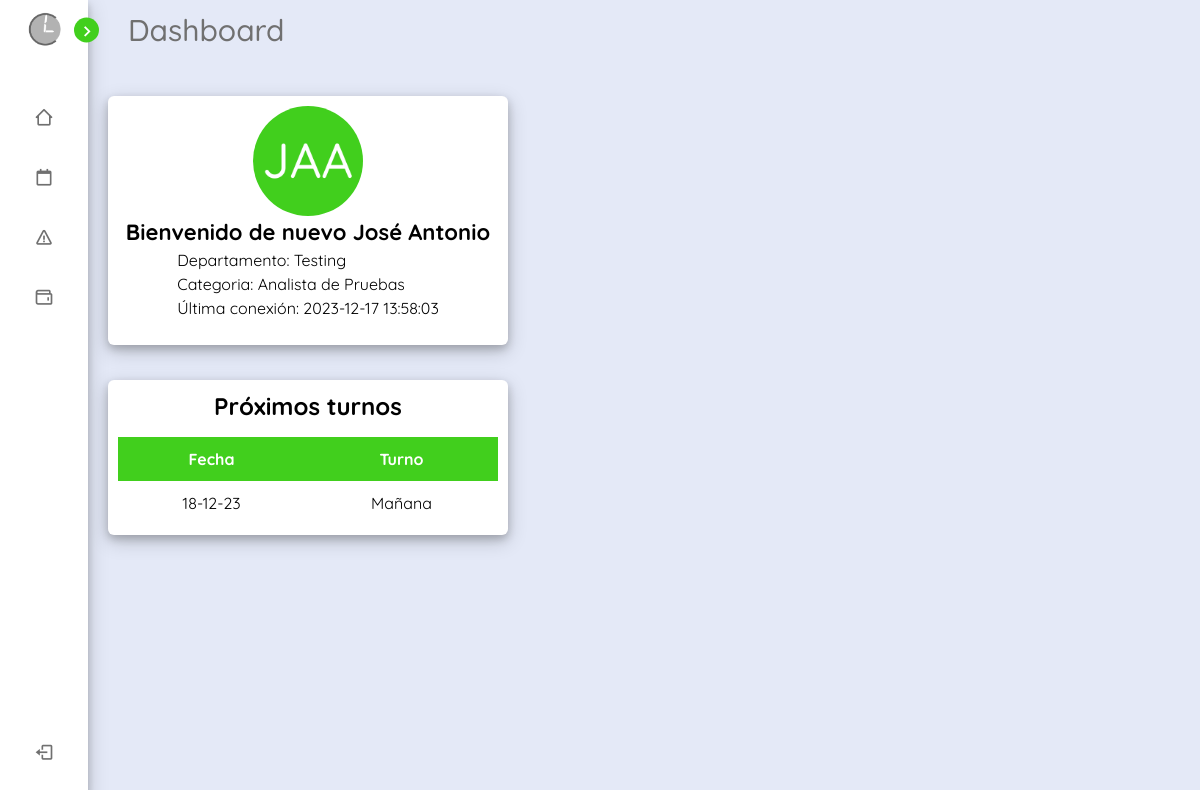
The page /sites/my-portal.php (signed in) on the database its author committed.
### tables this page shows
CREATE TABLE `empleados` (
  `dni` varchar(9) NOT NULL,
  `nombre` varchar(50) NOT NULL,
  `apellido1` varchar(50) NOT NULL,
  `apellido2` varchar(50) DEFAULT NULL,
  `IBAN` varchar(50) NOT NULL,
  `mail` varchar(80) NOT NULL,
  `n_categoria` int(10) DEFAULT NULL,
  `n_departamento` int(10) DEFAULT NULL
);

CREATE TABLE `departamentos` (
  `id_departamento` int(10) NOT NULL,
  `nombre` varchar(50) NOT NULL,
  `presupuesto` decimal(10,2) NOT NULL,
  `gastos` decimal(10,2) NOT NULL DEFAULT 0.00
);

CREATE TABLE `categorias` (
  `id_categoria` int(10) NOT NULL,
  `id_departamento` int(10) NOT NULL,
  `nombre` varchar(50) NOT NULL,
  `sueldo_normal` decimal(9,2) NOT NULL,
  `sueldo_plus` decimal(9,2) NOT NULL
);

CREATE TABLE `userweb` (
  `id` int(9) NOT NULL,
  `username` varchar(20) NOT NULL,
  `userpassword` varchar(64) NOT NULL,
  `rol` int(9) NOT NULL,
  `dniusuarioweb` varchar(9) NOT NULL,
  `lastlogout` datetime NOT NULL DEFAULT current_timestamp() ON UPDATE current_timestamp(),
  `lastchangepassword` datetime DEFAULT NULL
);

CREATE TABLE `turnos_publicados` (
  `id_turnoP` int(9) NOT NULL,
  `categoria` int(9) DEFAULT NULL,
  `departamento` int(9) DEFAULT NULL,
  `fecha` date DEFAULT NULL,
  `hora_fichaje_entrada` datetime DEFAULT NULL,
  `hora_fichaje_salida` datetime DEFAULT NULL,
  `dni` varchar(9) DEFAULT NULL,
  `id_turno` int(9) NOT NULL
);

CREATE TABLE `turnos` (
  `id_turno` int(9) NOT NULL,
  `nombre` varchar(40) NOT NULL,
  `hora_entrada` time NOT NULL,
  `hora_salida` time NOT NULL,
  `plus` tinyint(1) NOT NULL
);

### scripts/php/login/datosTrabajadorLogin.php (called while the page is built, shortened)
<?php
function obtenerDatosEmpleado($conexion, $dniWeb){
    $array = array(
        "dni" => "",
        "nombre" => "",
        "apellidos" => "",
        "nombreCat" => "",
        "nombreDep" => "",
        "lastlogout" => "",
        "rol" => "",
    );
    $dni = "";
    $nombre = "";
    $apellidos = "";
    $nombreCat = "";
    $nombreDep = "";
    $lastlogout = "";
    $rol = "";
    if ($conexion->connect_error) {
        die("Error de conexión: " . $conexion->connect_error);
    } else {
        $query = "SELECT e.dni, e.nombre, CONCAT(e.apellido1,' ',e.apellido2) AS 'apellidos', c.nombre, d.nombre, u.lastlogout, uw.rol FROM empleados e INNER JOIN departamentos d ON
        d.id_departamento = e.n_departamento
        INNER JOIN categorias c ON c.id_categoria = e.n_categoria
        INNER JOIN userweb u ON e.dni = u.dniusuarioweb
        INNER JOIN userweb uw ON e.dni = uw.dniusuarioweb
        WHERE e.dni = ?";
        $stm = $conexion->prepare($query);
        $stm->bind_param("s", $dniWeb);
        $stm->execute();
        $stm->store_result();
        $stm->bind_result(
            $dni,
            $nombre,
            $apellidos,
            $nombreCat,
            $nombreDep,
            $lastlogout,
            $rol
        );
        $array["dni"] = $dni;
        $array["nombre"] = $nombre;
        $array["apellidos"] = $apellidos;
        $array["nombreCat"] = $nombreCat;
        $array["nombreDep"] = $nombreDep;
        $array["lastlogout"] = $lastlogout;
        $array["rol"] = $rol;
    }
    return $array;
}
function obtenerHorarios($conexion, $dniWeb)
{
    $array = array(
        "fechaTurno" => "",
        "turno"=> "",
        "fechaF" => ""
    );
    $fecha = "";
    $nombreT = "";
    $fechaFichar ="";
    $query = "SELECT tp.fecha, t.nombre, tp.hora_fichaje_entrada FROM turnos_publicados tp INNER JOIN turnos t ON t.id_turno = tp.id_turno WHERE tp.dni = ?";
    $stm = $conexion->prepare($query);
    $stm->bind_param("s", $dniWeb);
    $stm->execute();
    $stm->store_result();
    $stm->bind_result($fecha, $nombreT, $fechaFichar);
    $array["fechaTurno"] = $fecha;
    $array["turno"] = $nombreT;
    $array["fechaF"] = $fechaFichar;
    return $array;
}

### sites/my-portal.php (the view, shortened to what this page needs)
<?php
include('../scripts/php/seguridad/conexion.php');
include('../scripts/php/login/datosTrabajadorLogin.php');
$userLogin = $_SESSION["userwebdni"];
$datosUserLogin = obtenerDatosEmpleado($conexion, $userLogin);
$datosHorarios = obtenerHorarios($conexion, $userLogin);
$result = array_merge($datosUserLogin, $datosHorarios);
?>
<!DOCTYPE html>
<html lang="es">
<head>
    <link href="../css/dashboard.css" rel="stylesheet" />
    <link href="https://unpkg.com/boxicons@2.1.4/css/boxicons.min.css" rel="stylesheet" />
    <script src="https://cdn.tailwindcss.com"></script>
</head>
<body>
    <nav class="sidebar close">
        <header>
            <div class="image-text">
                <span class="image">
                    <img src="../img/cuandoLibro-logo.png" alt="logoClaro" />
                </span>
            </div>
            <i class="bx bx-chevron-right toggle"></i>
        </header>
        <div class="menu-bar">
            <div class="menu">
                <ul class="menu-links">
                    <li class="nav-links">
                        <a href="my-portal.php">
                            <i class="bx bx-home-alt-2 icon"></i>
                        </a>
                    </li>
                    <li class="nav-links">
                        <a href="my-portal-horarios.php">
                            <i class="bx bx-calendar-alt icon"></i>
                        </a>
                    </li>
                    <li class="nav-links">
                        <a href="my-portal-avisos.php">
                            <i class="bx bx-error icon"></i>
                        </a>
                    </li>
                    <li class="nav-links">
                        <a href="my-portal-nominas.php">
                            <i class='bx bx-wallet icon'></i>
                        </a>
                    </li>
                </ul>
            </div>
            <div class="bottom-content">
                <li class="">
                    <a href="../scripts/php/seguridad/cerrarSesion.php">
                        <i class="bx bx-log-out icon"></i>
                    </a>
                </li>
            </div>
        </div>
    </nav>
    <section class="homeTitle" id="dashboard">
        <div class="text">Dashboard</div>
        <div class="card" id="editarPerfil">
            <div class="user-img">
                <img alt="userImage" src="../scripts/php/userImages/img/<?php echo $result["dni"]?>.png">
            </div>
            <h3 class='text-2xl font-black'>Bienvenido de nuevo
                    <?php echo $result["nombre"] ?>
                </h3>
                <table>
                    <ul>
                        <li>Departamento:
                            <?php echo $result["nombreDep"] ?>
                        </li>
                        <li>Categoria:
                            <?php echo $result["nombreCat"] ?>
                        </li>
                        <li>Última conexión:
                            <?php echo $result["lastlogout"] ?>
                        </li>
                    </ul>
                </table>
            </div>
        <div class="card" id="accederHorarios">
            <?php
            if (isset($datosHorarios['fechaF']) && !empty($datosHorarios['fechaF'])) {
                ?>
                <table>
                    <h2 class="text-2xl font-black" >Próximos turnos</h2>
                    <tr>
                        <th>Fecha</th>
                        <th>Turno</th>
                    </tr>
                    <tr>
                        <td>
                            <?php echo date("d-m-y", strtotime($datosHorarios['fechaTurno'])) ?>
                        </td>
                        <td>
                            <?php echo $datosHorarios['turno'] ?>
                        </td>
                    </tr>
                </table>
                <?php
            } else {
                ?>
                <h2>No hay nada por aquí...</h2>
                <?php
            } ?>
        </div>
    </section>
</body>
</html>

### css/dashboard.css (style rules this page uses)
:root { --body-color: #E4E9F7; --sidebar-color: #FFF; --primary-color: #41cf1d; --primary-color-light: #F6F5FF; --toggle-color: #DDD; --text-color: #707070; --box-shadow: 0 4px 8px 0 rgba(0, 0, 0, 0.2), 0 6px 20px 0 rgba(0, 0, 0, 0.19); --tran-02: all 0.2s ease; --tran-03: all 0.3s ease; --tran-04: all 0.4s ease; --tran-05: all 0.5s ease; }
* { margin: 0; padding: 0; box-sizing: border-box; font-family: 'QuickSand', sans-serif; }
body { height: 100vh; background: var(--body-color); transition: var(--tran-02); overflow: auto; }
.sidebar .image { min-width: 60px; display: flex; align-items: center; justify-content: center; }
.sidebar header { position: relative; }
.sidebar li { height: 50px; margin-top: 10px; list-style: none; display: flex; align-items: center; }
.sidebar li .icon { display: flex; align-items: center; justify-content: center; min-width: 60px; font-size: 20px; }
.sidebar li .icon, .sidebar li .text { color: var(--text-color); transition: var(--tran-04); }
.sidebar { position: fixed; top: 0; left: 0; height: 100%; width: 250px; padding: 10px 14px; background: var(--sidebar-color); transition: var(--tran-05); z-index: 100; box-shadow: var(--box-shadow); }
.sidebar.close { width: 88px; }
.sidebar .image-text img { width: 40px; border-radius: 6px; }
.sidebar header .image-text { display: flex; align-items: center; }
.sidebar header .toggle { position: absolute; top: 55%; right: -25px; transform: translateY(-50%); height: 25px; width: 25px; background: var(--primary-color); display: flex; align-items: center; justify-content: center; border-radius: 50%; color: var(--sidebar-color); font-size: 22px; transition: var(--tran-03); cursor: pointer; }
.sidebar .menu { margin-top: 35px; }
.sidebar li a { height: 100%; width: 100%; display: flex; align-items: center; text-decoration: none; border-radius: 6px; transition: var(--tran-04); }
.sidebar .menu-bar { height: calc(100% - 50px); display: flex; flex-direction: column; justify-content: space-between; }
.homeTitle { position: relative; height: 100vh; left: 250px; width: calc(100% - 250px); background: var(--body-color); transition: var(--tran-05); }
.text { font-size: 30px; font-weight: 500; color: var(--text-color); padding: 8px 40px; }
.homeTitle .text { font-size: 30px; font-weight: 500; color: var(--text-color); padding: 8px 40px; }
.sidebar.close ~ .homeTitle { left: 88px; width: calc(100% - 88px); }
.homeTitle .card { background-color: var(--sidebar-color); box-shadow: var(--box-shadow); border-radius: 6px; overflow: hidden; display: flex; height: auto; max-width: 400px; align-items: center; padding: 10px; margin: 20px; margin-top: 35px; flex-direction: column; cursor: pointer; position: relative; }
.user-img img { height: 110px; width: 110px; border-radius: 50%; }
.card { text-align: justify; }
.card h3 { font-size: 22px; }
.card ul { list-style: none; }
.homeTitle .card table { width: 100%; margin-top: 15px; border-collapse: collapse; }
.homeTitle .card th, .homeTitle .card td { padding: 10px; text-align: center; border-bottom: 1px solid var(--border-color); }
.homeTitle .card th { background-color: var(--primary-color); color: white; }

### rows shown on the page
empleados: dni (picture), nombre "José Antonio", n_departamento.nombre "Testing", n_categoria.nombre "Analista de Pruebas", userweb.lastlogout "2023-12-17 13:58:03"
turnos_publicados: fecha "18-12-23"
turnos: nombre "Mañana"
